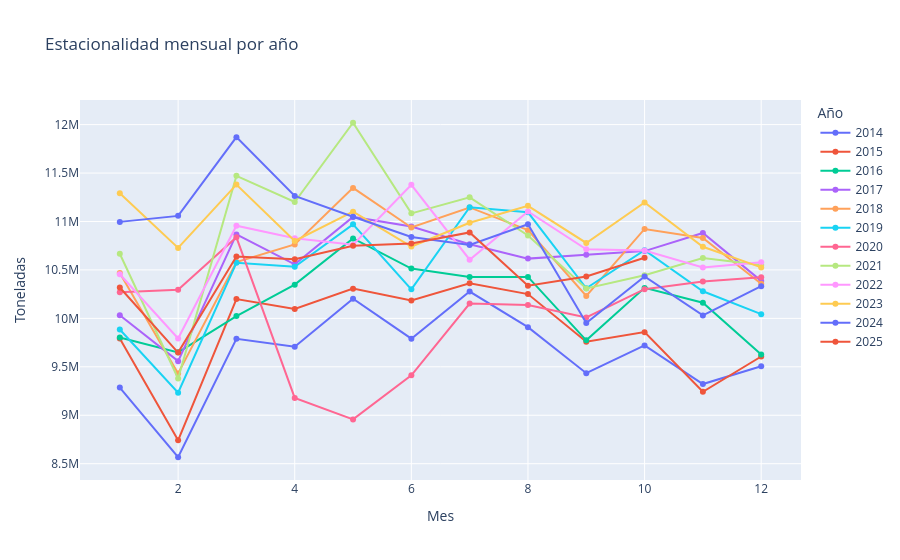

The code cell stored with this chart in its notebook:
### Code cell
import plotly.express as px # lo cabie a potly para que puedan verse mejor los datos, y se vean mejores las graficas

df_season = ts_m.to_frame(name='ton_netas')

df_season['anio'] = df_season.index.year
df_season['mes'] = df_season.index.month

fig = px.line(
    df_season,
    x='mes',
    y='ton_netas',
    color='anio',
    markers=True,
    title="Estacionalidad mensual por año",
    labels={'mes':'Mes','ton_netas':'Toneladas','anio':'Año'}
)

fig.show()

### Figure 1 — Plotly figure (JSON) as saved in the notebook; plotly's stock layout.template omitted (floating-point values rounded to 4 significant figures)
{"data": [{"hovertemplate": "Año=2014<br>Mes=%{x}<br>Toneladas=%{y}<extra></extra>", "legendgroup": "2014", "line": {"color": "#636efa", "dash": "solid"}, "marker": {"symbol": "circle"}, "mode": "lines+markers", "name": "2014", "orientation": "v", "showlegend": true, "type": "scatter", "x": [1, 2, 3, 4, 5, 6, 7, 8, 9, 10, 11, 12], "xaxis": "x", "y": [9286000.0, 8566000.0, 9789000.0, 9706000.0, 10200000.0, 9790000.0, 10280000.0, 9909000.0, 9434000.0, 9721000.0, 9322000.0, 9506000.0], "yaxis": "y"}, {"hovertemplate": "Año=2015<br>Mes=%{x}<br>Toneladas=%{y}<extra></extra>", "legendgroup": "2015", "line": {"color": "#EF553B", "dash": "solid"}, "marker": {"symbol": "circle"}, "mode": "lines+markers", "name": "2015", "orientation": "v", "showlegend": true, "type": "scatter", "x": [1, 2, 3, 4, 5, 6, 7, 8, 9, 10, 11, 12], "xaxis": "x", "y": [9792000.0, 8742000.0, 10200000.0, 10100000.0, 10310000.0, 10180000.0, 10360000.0, 10250000.0, 9758000.0, 9858000.0, 9242000.0, 9606000.0], "yaxis": "y"}, {"hovertemplate": "Año=2016<br>Mes=%{x}<br>Toneladas=%{y}<extra></extra>", "legendgroup": "2016", "line": {"color": "#00cc96", "dash": "solid"}, "marker": {"symbol": "circle"}, "mode": "lines+markers", "name": "2016", "orientation": "v", "showlegend": true, "type": "scatter", "x": [1, 2, 3, 4, 5, 6, 7, 8, 9, 10, 11, 12], "xaxis": "x", "y": [9802000.0, 9649000.0, 10020000.0, 10350000.0, 10830000.0, 10510000.0, 10430000.0, 10430000.0, 9773000.0, 10310000.0, 10160000.0, 9626000.0], "yaxis": "y"}, {"hovertemplate": "Año=2017<br>Mes=%{x}<br>Toneladas=%{y}<extra></extra>", "legendgroup": "2017", "line": {"color": "#ab63fa", "dash": "solid"}, "marker": {"symbol": "circle"}, "mode": "lines+markers", "name": "2017", "orientation": "v", "showlegend": true, "type": "scatter", "x": [1, 2, 3, 4, 5, 6, 7, 8, 9, 10, 11, 12], "xaxis": "x", "y": [10030000.0, 9558000.0, 10870000.0, 10560000.0, 11050000.0, 10950000.0, 10770000.0, 10620000.0, 10660000.0, 10690000.0, 10880000.0, 10390000.0], "yaxis": "y"}, {"hovertemplate": "Año=2018<br>Mes=%{x}<br>Toneladas=%{y}<extra></extra>", "legendgroup": "2018", "line": {"color": "#FFA15A", "dash": "solid"}, "marker": {"symbol": "circle"}, "mode": "lines+markers", "name": "2018", "orientation": "v", "showlegend": true, "type": "scatter", "x": [1, 2, 3, 4, 5, 6, 7, 8, 9, 10, 11, 12], "xaxis": "x", "y": [10470000.0, 9432000.0, 10580000.0, 10760000.0, 11350000.0, 10940000.0, 11150000.0, 10910000.0, 10230000.0, 10920000.0, 10830000.0, 10360000.0], "yaxis": "y"}, {"hovertemplate": "Año=2019<br>Mes=%{x}<br>Toneladas=%{y}<extra></extra>", "legendgroup": "2019", "line": {"color": "#19d3f3", "dash": "solid"}, "marker": {"symbol": "circle"}, "mode": "lines+markers", "name": "2019", "orientation": "v", "showlegend": true, "type": "scatter", "x": [1, 2, 3, 4, 5, 6, 7, 8, 9, 10, 11, 12], "xaxis": "x", "y": [9886000.0, 9233000.0, 10570000.0, 10530000.0, 10970000.0, 10300000.0, 11150000.0, 11090000.0, 10310000.0, 10700000.0, 10280000.0, 10040000.0], "yaxis": "y"}, {"hovertemplate": "Año=2020<br>Mes=%{x}<br>Toneladas=%{y}<extra></extra>", "legendgroup": "2020", "line": {"color": "#FF6692", "dash": "solid"}, "marker": {"symbol": "circle"}, "mode": "lines+markers", "name": "2020", "orientation": "v", "showlegend": true, "type": "scatter", "x": [1, 2, 3, 4, 5, 6, 7, 8, 9, 10, 11, 12], "xaxis": "x", "y": [10270000.0, 10300000.0, 10840000.0, 9179000.0, 8957000.0, 9412000.0, 10150000.0, 10140000.0, 10010000.0, 10300000.0, 10380000.0, 10420000.0], "yaxis": "y"}, {"hovertemplate": "Año=2021<br>Mes=%{x}<br>Toneladas=%{y}<extra></extra>", "legendgroup": "2021", "line": {"color": "#B6E880", "dash": "solid"}, "marker": {"symbol": "circle"}, "mode": "lines+markers", "name": "2021", "orientation": "v", "showlegend": true, "type": "scatter", "x": [1, 2, 3, 4, 5, 6, 7, 8, 9, 10, 11, 12], "xaxis": "x", "y": [10670000.0, 9379000.0, 11470000.0, 11200000.0, 12020000.0, 11080000.0, 11250000.0, 10860000.0, 10310000.0, 10450000.0, 10620000.0, 10550000.0], "yaxis": "y"}, {"hovertemplate": "Año=2022<br>Mes=%{x}<br>Toneladas=%{y}<extra></extra>", "legendgroup": "2022", "line": {"color": "#FF97FF", "dash": "solid"}, "marker": {"symbol": "circle"}, "mode": "lines+markers", "name": "2022", "orientation": "v", "showlegend": true, "type": "scatter", "x": [1, 2, 3, 4, 5, 6, 7, 8, 9, 10, 11, 12], "xaxis": "x", "y": [10460000.0, 9792000.0, 10960000.0, 10830000.0, 10760000.0, 11380000.0, 10610000.0, 11100000.0, 10710000.0, 10700000.0, 10530000.0, 10580000.0], "yaxis": "y"}, {"hovertemplate": "Año=2023<br>Mes=%{x}<br>Toneladas=%{y}<extra></extra>", "legendgroup": "2023", "line": {"color": "#FECB52", "dash": "solid"}, "marker": {"symbol": "circle"}, "mode": "lines+markers", "name": "2023", "orientation": "v", "showlegend": true, "type": "scatter", "x": [1, 2, 3, 4, 5, 6, 7, 8, 9, 10, 11, 12], "xaxis": "x", "y": [11290000.0, 10730000.0, 11380000.0, 10800000.0, 11100000.0, 10740000.0, 10990000.0, 11160000.0, 10780000.0, 11200000.0, 10740000.0, 10530000.0], "yaxis": "y"}, {"hovertemplate": "Año=2024<br>Mes=%{x}<br>Toneladas=%{y}<extra></extra>", "legendgroup": "2024", "line": {"color": "#636efa", "dash": "solid"}, "marker": {"symbol": "circle"}, "mode": "lines+markers", "name": "2024", "orientation": "v", "showlegend": true, "type": "scatter", "x": [1, 2, 3, 4, 5, 6, 7, 8, 9, 10, 11, 12], "xaxis": "x", "y": [11000000.0, 11060000.0, 11870000.0, 11260000.0, 11050000.0, 10840000.0, 10760000.0, 10970000.0, 9953000.0, 10430000.0, 10030000.0, 10330000.0], "yaxis": "y"}, {"hovertemplate": "Año=2025<br>Mes=%{x}<br>Toneladas=%{y}<extra></extra>", "legendgroup": "2025", "line": {"color": "#EF553B", "dash": "solid"}, "marker": {"symbol": "circle"}, "mode": "lines+markers", "name": "2025", "orientation": "v", "showlegend": true, "type": "scatter", "x": [1, 2, 3, 4, 5, 6, 7, 8, 9, 10], "xaxis": "x", "y": [10320000.0, 9647000.0, 10640000.0, 10610000.0, 10750000.0, 10770000.0, 10890000.0, 10340000.0, 10430000.0, 10630000.0], "yaxis": "y"}], "layout": {"legend": {"title": {"text": "Año"}, "tracegroupgap": 0}, "title": {"text": "Estacionalidad mensual por año"}, "xaxis": {"anchor": "y", "domain": [0, 1], "title": {"text": "Mes"}}, "yaxis": {"anchor": "x", "domain": [0, 1], "title": {"text": "Toneladas"}}}}
